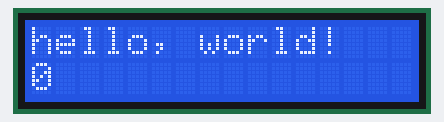
The sketch below on a simulated Arduino Uno, built with avr-gcc and run on an emulated ATmega328P. Shown: 16×2 character LCD.

Above: at 0.1 s.
At 4.1 s:
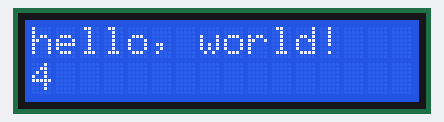
At 9.2 s:
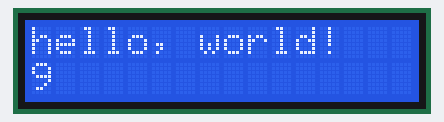
At 19.2 s:
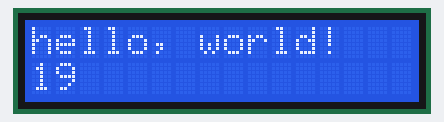
At 28.2 s:
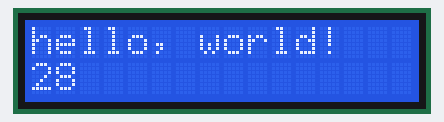
At 38.3 s:
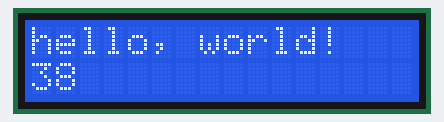

The sketch:

HelloWorld_SPI.ino
```cpp
/*
 Demonstration sketch for Adafruit i2c/SPI LCD backpack
 using 74HC595 SPI expander
 ( http://www.ladyada.net/products/i2cspilcdbackpack/index.html )

 This sketch prints "Hello World!" to the LCD
 and shows the time.

  The circuit:
 * 5V to Arduino 5V pin
 * GND to Arduino GND pin
 * CLK to Digital 46
 * DAT to Digital 50
 * LAT to Digital 52
*/


// include the library code:
#include "Wire.h"
#include "Adafruit_LiquidCrystal.h"

// Connect via SPI. Data pin is #3, Clock is #2 and Latch is #4
  Adafruit_LiquidCrystal lcd(50, 46, 52);

void setup() {

  // set up the LCD's number of rows and columns:
  lcd.begin(16, 2);
  // Print a message to the LCD.
  lcd.print("hello, world!");
}

void loop() {
  // set the cursor to column 0, line 1
  // (note: line 1 is the second row, since counting begins with 0):
  lcd.setCursor(0, 1);
  // print the number of seconds since reset:
  lcd.print(millis()/1000);

  lcd.setBacklight(HIGH);
  delay(500);
  //lcd.setBacklight(LOW);
  delay(500);
}
```

Measured:
- what the display in image 1 shows lasts 1.0 s, from 4.1 s to 5.1 s
